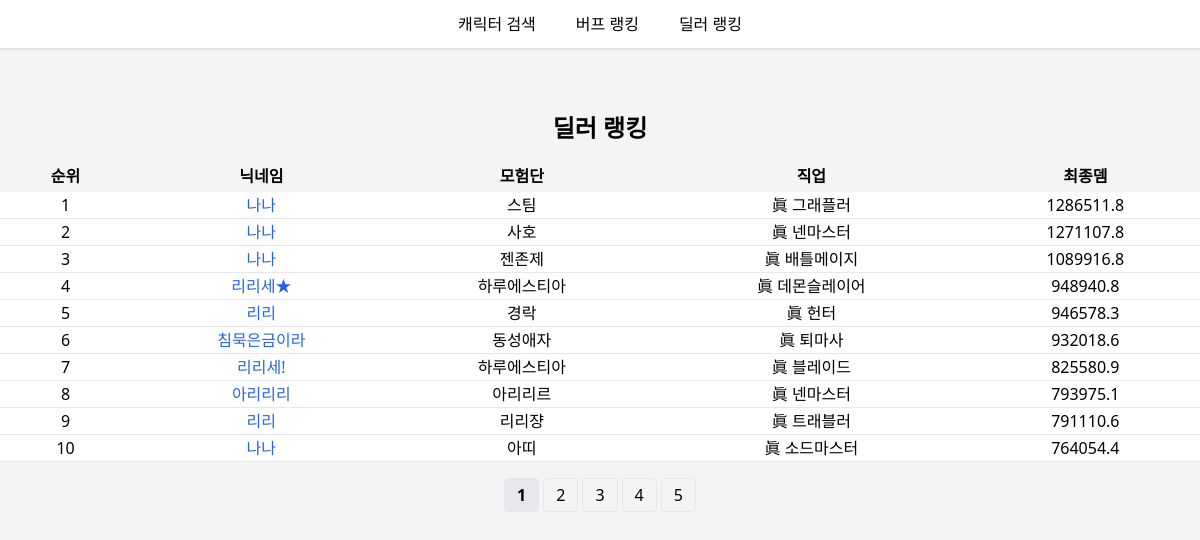
The page /damage_ranking on the database its author committed.
### models.py (models this page shows)
class Character(Base):
    __tablename__ = "characters"
    __table_args__ = (UniqueConstraint("server","character_id", name="uix_server_character_id"),)
    id                 = Column(Integer, primary_key=True, index=True)
    server             = Column(String, index=True)
    character_id       = Column(String, index=True)
    name               = Column(String, index=True)
    adventure_name     = Column(String, index=True)   # 모험단
    job_name           = Column(String, index=True)
    job_id             = Column(String)
    level              = Column(Integer)
    fame               = Column(Integer)
    final_damage       = Column(Float)
    buff_power         = Column(Float)
    cooldown_reduction = Column(Float)
    strength           = Column(Integer)
    intelligence       = Column(Integer)
    vitality           = Column(Integer)
    physical_attack    = Column(Integer)
    magic_attack       = Column(Integer)
    independent_attack = Column(Integer)
    physical_def       = Column(Float)
    magical_def        = Column(Float)
    crit_phy           = Column(Float)
    crit_mag           = Column(Float)
    attack_speed       = Column(Float)
    cast_speed         = Column(Float)
    fire_ele           = Column(Integer)
    water_ele          = Column(Integer)
    light_ele          = Column(Integer)
    dark_ele           = Column(Integer)
    damage_inc         = Column(Float)
    cool_reduce        = Column(Float)
    updated_at         = Column(DateTime(timezone=True),
                                 server_default=func.now(),
                                 onupdate=func.now())

### main.py (the view)
@app.get("/damage_ranking",response_class=HTMLResponse)
async def dmg_rank(r:Request,page:int=1,db:Session=Depends(get_db)):
    base=_base(db,False)
    rows=base.offset((page-1)*PAGE_SIZE).limit(PAGE_SIZE).all()
    total=base.count()
    return templates.TemplateResponse("ranking.html",
        {"request":r,"chars":rows,"mode":"damage","page":page,"total":total,"size":PAGE_SIZE})

### templates/ranking.html
{% extends "base.html" %}
{% block content %}
<h2 class="text-2xl font-bold mb-4">{{ '딜러 랭킹' if mode=='damage' else '버퍼 랭킹' }}</h2>
<table class="min-w-full bg-white">
  <thead><tr class="bg-gray-100">
    <th class="px-2 py-1">순위</th><th class="px-2 py-1">닉네임</th>
    <th class="px-2 py-1">모험단</th><th class="px-2 py-1">직업</th>
    <th class="px-2 py-1">{{ '최종뎀' if mode=='damage' else '버프력' }}</th>
  </tr></thead>
  <tbody>
  {% for ch in chars %}
    <tr class="border-b text-center">
      <td>{{ (page-1)*size+loop.index }}</td>
      <td><a href="/character/{{ch.id}}" class="text-blue-600">{{ch.name}}</a></td>
      <td>{{ ch.adventure_name or '-' }}</td><td>{{ ch.job_name }}</td>
      <td>{{ ch.final_damage|round(2) if mode=='damage' else ch.buff_power }}</td>
    </tr>
  {% endfor %}
  </tbody>
</table>
{% if total>size %}
<div class="flex justify-center mt-4 space-x-1">
  {% for p in range(1,(total//size)+ (1 if total%size else 0)+1) %}
    <a href="?page={{p}}" class="px-3 py-1 border rounded {{ 'bg-gray-200 font-bold' if p==page else '' }}">{{p}}</a>
  {% endfor %}
</div>
{% endif %}
{% endblock %}

### templates/base.html (shortened to what this page needs)
<!doctype html><html lang="ko"><head>
  <script src="https://cdn.tailwindcss.com"></script>
</head>
<body class="bg-gray-100 min-h-screen flex flex-col">
  <nav class="bg-white shadow py-3"><div class="container mx-auto px-4 flex justify-center space-x-10">
    <a href="/"               class="hover:text-blue-600">캐릭터 검색</a>
    <a href="/buff_ranking"   class="hover:text-blue-600">버프 랭킹</a>
    <a href="/damage_ranking" class="hover:text-blue-600">딜러 랭킹</a>
  </div></nav>
  <main class="flex-1 flex flex-col items-center pt-16">
    {% block content %}{% endblock %}
  </main>
</body></html>

### rows shown on the page
Character: (page-1)*size+loop.index "1", name "나나", adventure_name "스팀", job_name "眞 그래플러", final_damage "1286511.8"
Character: index "2", name "나나", adventure_name "사호", job_name "眞 넨마스터", final_damage "1271107.8"
Character: index "3", name "나나", adventure_name "젠존제", job_name "眞 배틀메이지", final_damage "1089916.8"
Character: index "4", name "리리세★", adventure_name "하루에스티아", job_name "眞 데몬슬레이어", final_damage "948940.8"
Character: index "5", name "리리", adventure_name "경락", job_name "眞 헌터", final_damage "946578.3"
Character: index "6", name "침묵은금이라", adventure_name "동성애자", job_name "眞 퇴마사", final_damage "932018.6"
Character: index "7", name "리리세!", adventure_name "하루에스티아", job_name "眞 블레이드", final_damage "825580.9"
Character: index "8", name "아리리리", adventure_name "아리리르", job_name "眞 넨마스터", final_damage "793975.1"
Character: index "9", name "리리", adventure_name "리리쟝", job_name "眞 트래블러", final_damage "791110.6"
Character: index "10", name "나나", adventure_name "아띠", job_name "眞 소드마스터", final_damage "764054.4"

### other values the page prints
{{ '딜러 랭킹' if mode=='damage' else '버퍼 랭킹' }} "딜러 랭킹"
{{ '최종뎀' if mode=='damage' else '버프력' }} "최종뎀"
{{ p }} "1" "2" "3" "4" "5"
